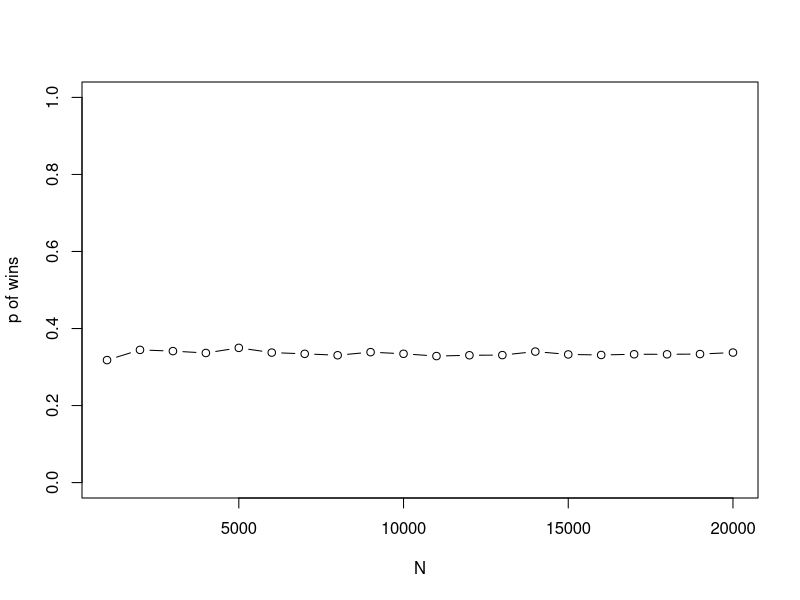
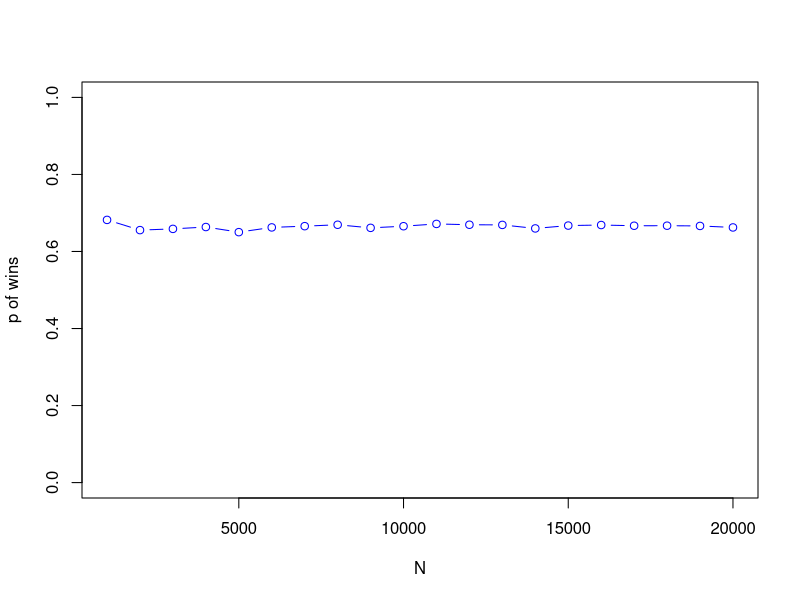

R code for these plots, in order:
#simulate Monty Hall problem
noswitchwins = 0
switchwins=0

for (i in 1:1000){
  car <- sample(1:3, size=1)
  guess <- sample(1:3, size=1)

  if (car==guess) {
    noswitchwins=noswitchwins +1
  } else {
    switchwins = switchwins +1
  }
}
pnoswitchwins=noswitchwins/1000
pswitchwins=switchwins/1000

#store as a function
MontyHall <- function(n) {
  noswitchwins = 0
  switchwins=0

  for (i in 1:n){
    car <- sample(1:3, size=1)
    guess <- sample(1:3, size=1)
    
    if (car==guess) {
      noswitchwins=noswitchwins +1
    } else {
      switchwins = switchwins +1
    }
  }
  pnoswitchwins=noswitchwins/n
  pswitchwins=switchwins/n
  
  result<-c(pnoswitchwins,pswitchwins)
}

#test for different values of n
N <- 1:20 * 1000
#create a vector to save results
result<- matrix(NA, nrow=20, ncol=2)
for (j in 1:20){
  result[j,] <- MontyHall(N[j])
}

#final step, plot our result
plot(N, result[,1], type= 'b', ylab='p of wins', ylim=c(0,1))
plot(N, result[,2], type= 'b', ylab='p of wins', ylim=c(0,1), col='blue')
